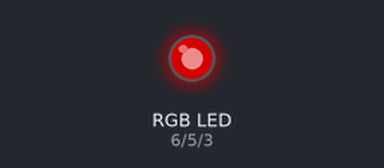
Bench run of a sketch on a simulated Arduino Uno, built with avr-gcc and run on an emulated ATmega328P. Parts: an RGB LED mixed from three pins (HIGH = lit). Dim RGB values are drawn brighter than linear.

Above: at 0.05 s.
At 1.5 s:
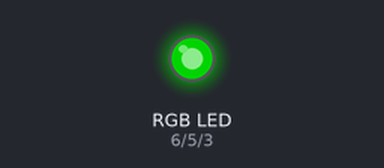
At 3.0 s:
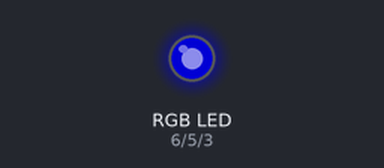
Timing chart, 0 to 6.9 s (numbered marks = the images above):
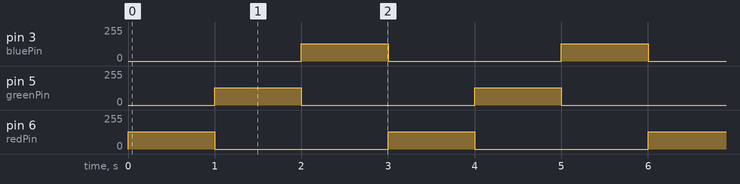

Measured:
- by itself, pin 3 (bluePin), pin 5 (greenPin), pin 6 (redPin): alternates 128/255 for 1.0 s and 0/255 for 2.0 s

The sketch:

lab3.ino
```cpp
int redPin = 6;
int greenPin = 5;
int bluePin = 3;

void setup() {
  // put your setup code here, to run once:
  pinMode(redPin, OUTPUT);
  pinMode(greenPin, OUTPUT);
  pinMode(bluePin, OUTPUT);
}

void loop() {
  // put your main code here, to run repeatedly:
  analogWrite(redPin, 128);
  analogWrite(greenPin, 0);
  analogWrite(bluePin, 0);
  delay(1000);
  analogWrite(redPin, 0);
  analogWrite(greenPin, 128);
  analogWrite(bluePin, 0);
  delay(1000);
  analogWrite(redPin, 0);
  analogWrite(greenPin, 0);
  analogWrite(bluePin, 128);
  delay(1000);
}
```
